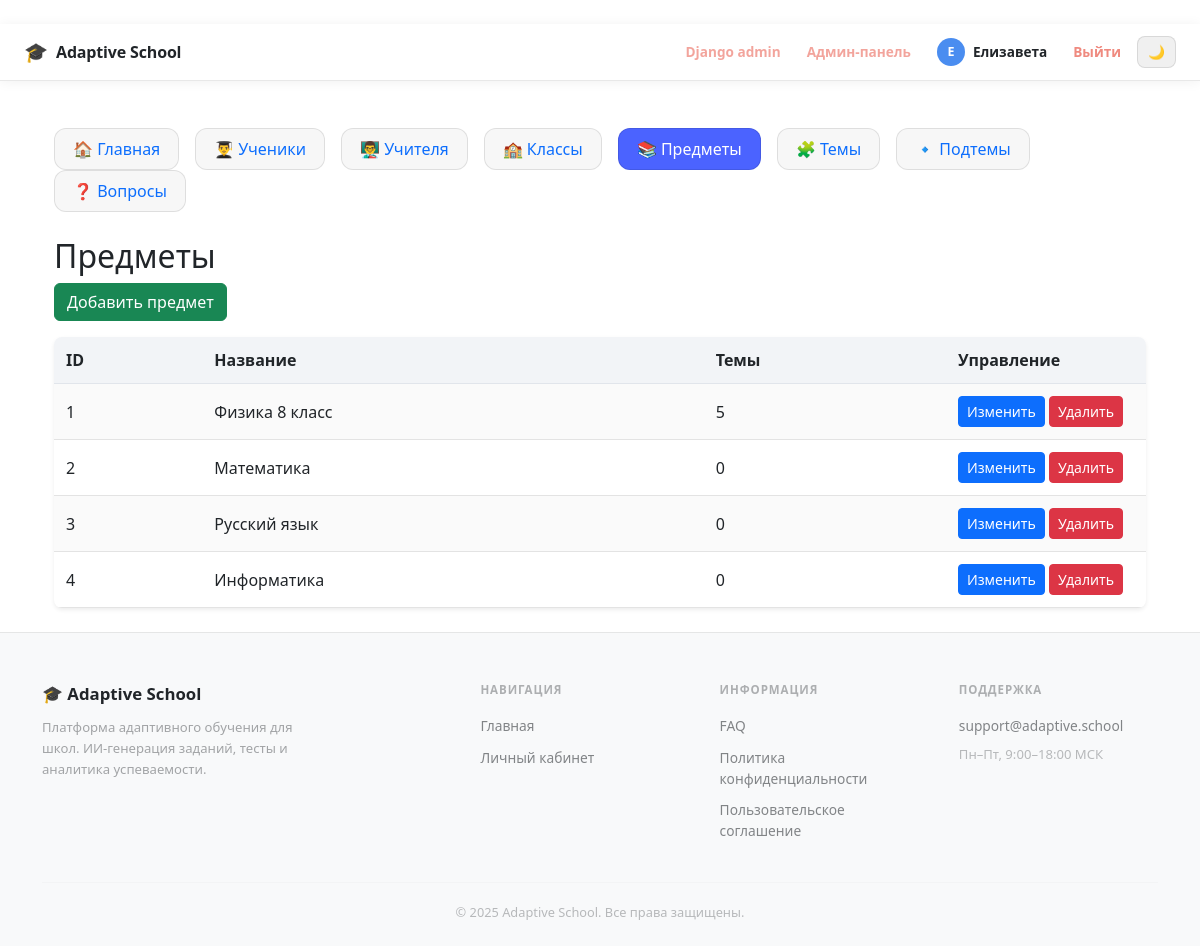
/subjects/ (signed in), run on an earlier commit of the app's database.
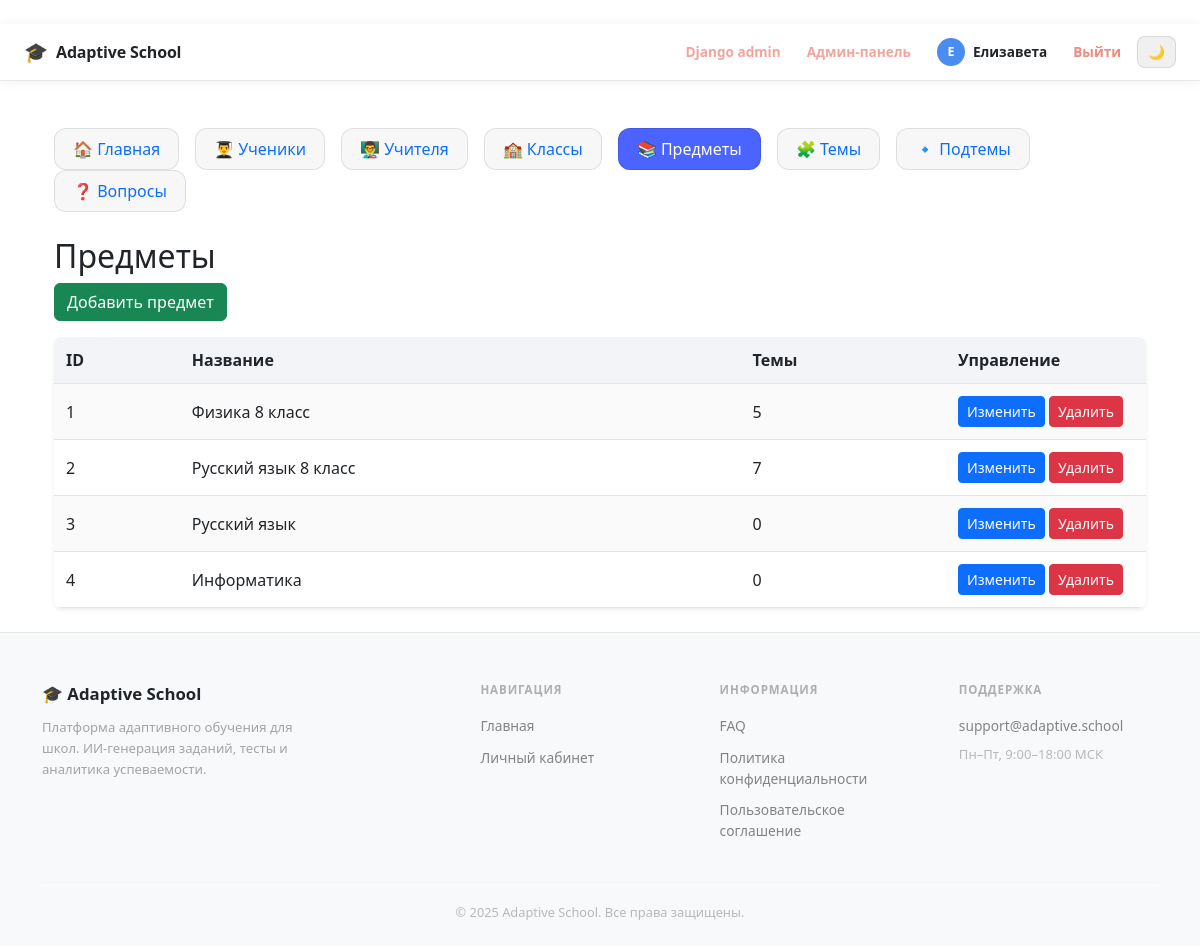
And on a later commit of the database.
### school/models.py (models this page shows, shortened)
class Subject(models.Model):
    name = models.CharField(max_length=100)
    topics = models.ManyToManyField('Topic', blank=True, related_name="subjects")
    class Meta:
        verbose_name = "Предмет"
        verbose_name_plural = "Предметы"

### school/views.py (the view)
# urls.py: path("subjects/", views.subject_list, name="admin_subjects"),
@superuser_required
def subject_list(request):
    return render(request, "adminpanel/subject_list.html", {
        "section": "subjects",
        "subjects": Subject.objects.all()
    })

### administrator/views.py (called while the page is built)
def superuser_required(view):
    return user_passes_test(lambda u: u.is_superuser, login_url="/")(view)

### templates/adminpanel/subject_list.html
﻿{% extends "adminpanel/base_admin.html" %}
{% block admin_content %}
<h2>Предметы</h2>
<a href="{% url 'admin_add_subject' %}" class="btn btn-success mb-3">Добавить предмет</a>
<table class="custom-table table-striped shadow-sm">
    <thead>
        <tr><th>ID</th><th>Название</th><th>Темы</th><th width="200px">Управление</th></tr>
    </thead>
    <tbody>
        {% for s in subjects %}
        <tr>
            <td>{{ s.id }}</td>
            <td>{{ s.name }}</td>
            <td>{{ s.topics.count }}</td>
            <td>
                <a href="{% url 'admin_edit_subject' s.id %}" class="btn btn-sm btn-primary">Изменить</a>
                <a href="{% url 'admin_delete_subject' s.id %}" class="btn btn-sm btn-danger">Удалить</a>
            </td>
        </tr>
        {% endfor %}
    </tbody>
</table>
{% endblock %}

What changed in the data, as far as the page shows it:
changed Subject id 2: name "Математика" → "Русский язык 8 класс"; topics.count "0" → "7"
